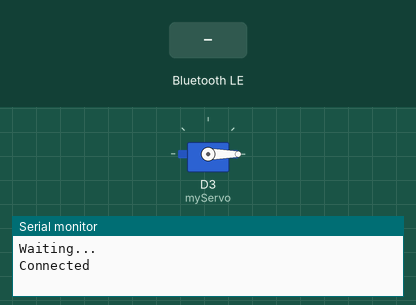
Bench run of a sketch on a simulated Arduino Nano 33 IoT. Shown: servo, the last lines printed to the serial monitor. Inputs (shaded band) come from the test bench. Nothing arrives over Bluetooth unless stated; a phone connects over Bluetooth LE 3 s after start.

Above: at 3.8 s.
3.9 s: Bluetooth LE write "1" received
At 4.5 s:
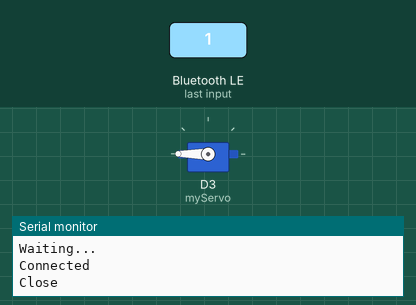
5.4 s: Bluetooth LE write "0" received
At 6.8 s:
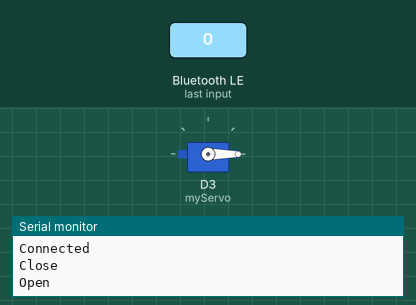
Timing chart, 0 to 8.4 s (numbered marks = the images above; inputs shaded):
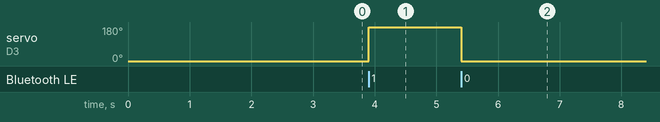

The sketch:

ble_receiver.ino
```cpp
#include <ArduinoBLE.h>
#include <Servo.h>

BLEService myService("19B10000-E8F2-537E-4F6C-D104768A1214");
BLEByteCharacteristic myChar("19B10001-E8F2-537E-4F6C-D104768A1214", BLERead | BLEWrite);

Servo myServo;

void setup() {
  Serial.begin(9600);

  myServo.attach(3); // servo connected to pin 3
  myServo.write(0);  // start open

  if (!BLE.begin()) {
    Serial.println("BLE failed");
    while (1);
  }

  BLE.setLocalName("NanoLED");
  BLE.setAdvertisedService(myService);

  myService.addCharacteristic(myChar);
  BLE.addService(myService);

  myChar.writeValue(0);

  BLE.advertise();
  Serial.println("Waiting...");
}

void loop() {
  BLEDevice central = BLE.central();

  if (central) {
    Serial.println("Connected");

    while (central.connected()) {

      if (myChar.written()) {
        byte val = myChar.value();

        // 1 = close hand, 0 = open hand
        if (val == 1) {
          myServo.write(180);
          Serial.println("Close");
        } else {
          myServo.write(0);
          Serial.println("Open");
        }
      }
    }

    Serial.println("Disconnected");
    myServo.write(0); // open hand on disconnect
  }
}
```

Measured:
- after the input at 3.9 s, servo on D3 (myServo): 0° → 180° at once
- after the input at 5.4 s, servo on D3 (myServo): 180° → 0° at once
